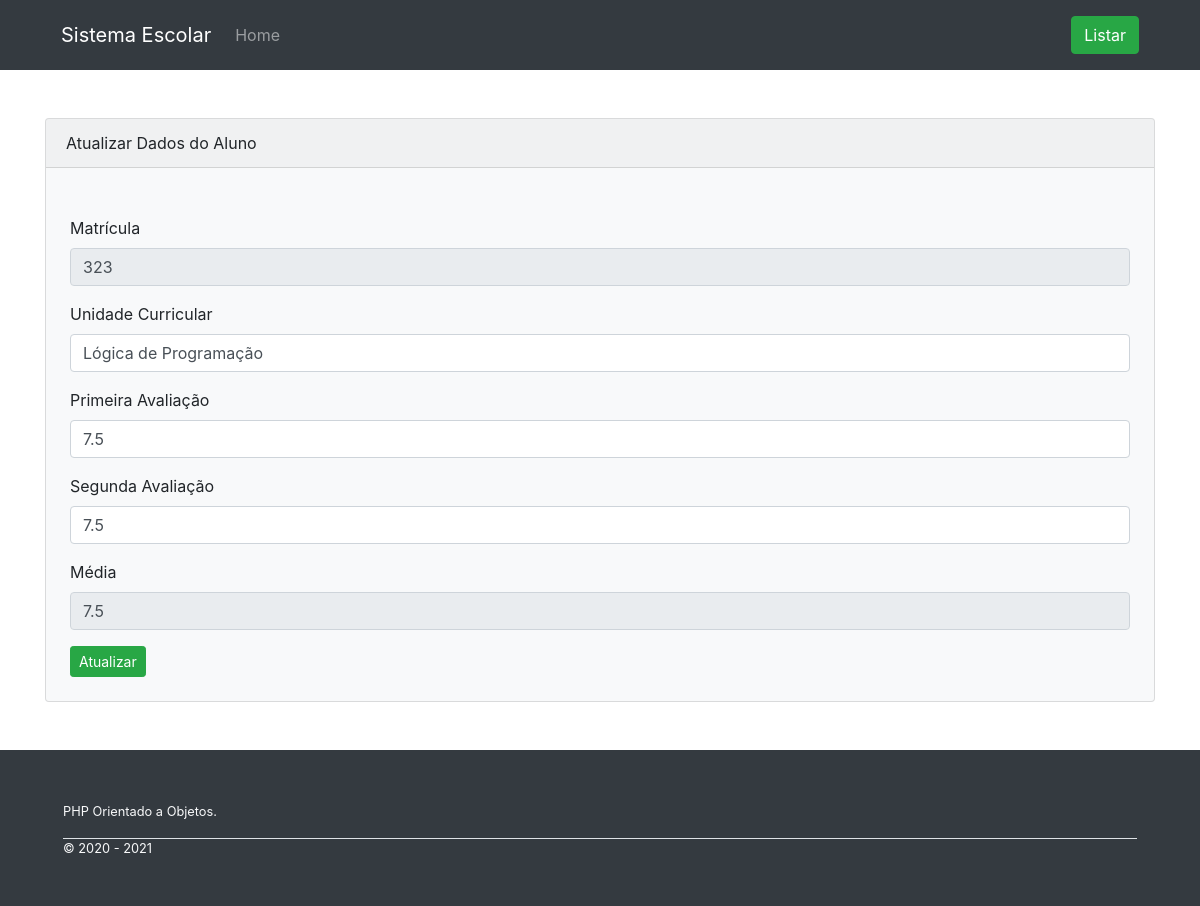
The page /editar_aluno.php?id_up=323 on the database its author committed.
### tables this page shows
CREATE TABLE `alunos` (
  `matricula` int(11) NOT NULL,
  `unidade_curricular` varchar(50) NOT NULL,
  `primeira_avaliacao` double(2,1) NOT NULL,
  `segunda_avaliacao` double(2,1) NOT NULL,
  `media` double(2,1) DEFAULT NULL
);

### classe/Aluno.php (called while the page is built, shortened)
<?php
class Aluno{
	private $host = 'localhost';
	private $usuario = 'root';
	private $senha = '';
	private $banco = 'sistema_escolar';
	private $porta = '3306';
	private $dbh;
	public function __construct(){
		$dsn = 'mysql::host='.$this->host.';port='.$this->porta.';dbname='.$this->banco;
		$opcoes = [
			PDO::ATTR_PERSISTENT => true,
			PDO::ATTR_ERRMODE => PDO::ERRMODE_EXCEPTION
		];
		try {
			$this->dbh = new PDO($dsn, $this->usuario, $this->senha, $opcoes);
		} catch (PDOException $e) {
		    print "Error!: " . $e->getMessage() . "<br/>";
		    die();
		}
	}
	public function buscarDadosPessoa($matricula)
	{
		$sql = $this->dbh->prepare("SELECT * FROM alunos WHERE matricula = :m");
		$sql->bindValue(":m", $matricula);
		$sql->execute();
		$result = $sql->fetch(PDO::FETCH_ASSOC);
		return $result;
	}
}
?>

### editar_aluno.php (the view, shortened to what this page needs)
<?php
  include 'classe/Aluno.php';
  $doc = new Aluno();
?>
<!DOCTYPE html>
<html lang="pt-br">
<head>
	<link rel="stylesheet" href="https://cdn.jsdelivr.net/npm/bootstrap@4.5.3/dist/css/bootstrap.min.css">
</head>
<body>
	<header class="bg-dark">
	    <div class="container">
	        <nav class="navbar navbar-expand-sm navbar-dark">
	            <a class="navbar-brand" href="index.php">Sistema Escolar</a>
	            <div class="collapse navbar-collapse" id="navbarSupportedContent">
	                <ul class="navbar-nav mr-auto">
	                    <li class="nav-item">
	                        <a class="nav-link" href="index.php" data-tooltip="tooltip" title="Página Inicial">Home</a>
	                    </li>
	                </ul>
	                <span class="navbar-text">
	                    <a class="btn btn-success" href="listar.php" data-tooltip="tooltip">Listar</a>
	                </span>
	            </div>
	        </nav>
	    </div>
	</header>
	<div class="container">
		<div class="card bg-light mb-3 mt-5" style="">
		    <?php
		        if (isset($_GET['id_up']))
		        {
		            $id_update = addslashes($_GET['id_up']);
		            $result = $doc->buscarDadosPessoa($id_update);
		        }
		    ?>
		  <div class="card-header">Atualizar Dados do Aluno</div>
      <form action="salva_inserir_alunos.php" method="post" class="mt-4 p-4">
        <div class="form-group">
          <label for="matricula">Matrícula</label>
          <input type="text" class="form-control" value="<?php if(isset($result)){echo $result['matricula'];}?>" name="matricula" id="matricula" readonly="readonly">
        </div>
        <div class="form-group">
          <label for="unidade_curricular">Unidade Curricular</label>
          <input type="text" class="form-control" value="<?php if(isset($result)){echo $result['unidade_curricular'];}?>" name="unidade_curricular" id="unidade_curricular">
        </div>
        <div class="form-group">
          <label for="primeira_avaliacao">Primeira Avaliação</label>
          <input type="text" class="form-control" value="<?php if(isset($result)){echo $result['primeira_avaliacao'];}?>" name="primeira_avaliacao" id="primeira_avaliacao">
        </div>
        <div class="form-group">
          <label for="segunda_avaliacao">Segunda Avaliação</label>
          <input type="text" class="form-control" value="<?php if(isset($result)){echo $result['segunda_avaliacao'];}?>" name="segunda_avaliacao" id="segunda_avaliacao">
        </div>
        <div class="form-group">
          <label for="media">Média</label>
          <input type="text" class="form-control" value="<?php if(isset($result)){echo $result['media'];}?>" name="media" id="media" readonly="readonly">
        </div>
        <div>
          <button type="submit" class="btn btn-success btn-sm" id="botao">Atualizar</button>
        </div>
      </form>
		</div>
	</div>
	<footer class="bg-dark p-5 text-light mt-5">
		<div class="container">
			<small>
				PHP Orientado a Objetos.
				<div class="border-top mt-3">
					&COPY; 2020 - <?= date('Y') ?>
				</div>
			</small>
		</div>
	</footer>
</body>
</html>

### rows shown on the page
alunos: matricula "323", unidade_curricular "Lógica de Programação", primeira_avaliacao "7.5", segunda_avaliacao "7.5", media "7.5"
